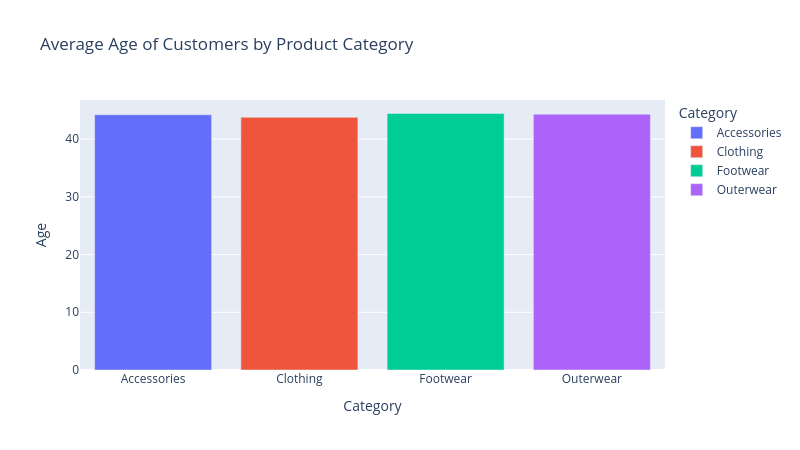

Notebook cell for this chart:
### Code cell
avg_age_Cate = df.groupby(['Category'])['Age'].mean().reset_index()
print(avg_age_Cate)
px.bar(
    avg_age_Cate,
    x='Category',
    y='Age',
    title='Average Age of Customers by Product Category',
    width=800,
    height=450,
    color ='Category'
)

### Figure 1 — Plotly figure (JSON) as saved in the notebook; plotly's stock layout.template omitted (floating-point values rounded to 4 significant figures)
{"data": [{"alignmentgroup": "True", "hovertemplate": "Category=%{x}<br>Age=%{y}<extra></extra>", "legendgroup": "Accessories", "marker": {"color": "#636efa", "pattern": {"shape": ""}}, "name": "Accessories", "offsetgroup": "Accessories", "orientation": "v", "showlegend": true, "textposition": "auto", "type": "bar", "x": ["Accessories"], "xaxis": "x", "y": [44.22], "yaxis": "y"}, {"alignmentgroup": "True", "hovertemplate": "Category=%{x}<br>Age=%{y}<extra></extra>", "legendgroup": "Clothing", "marker": {"color": "#EF553B", "pattern": {"shape": ""}}, "name": "Clothing", "offsetgroup": "Clothing", "orientation": "v", "showlegend": true, "textposition": "auto", "type": "bar", "x": ["Clothing"], "xaxis": "x", "y": [43.78], "yaxis": "y"}, {"alignmentgroup": "True", "hovertemplate": "Category=%{x}<br>Age=%{y}<extra></extra>", "legendgroup": "Footwear", "marker": {"color": "#00cc96", "pattern": {"shape": ""}}, "name": "Footwear", "offsetgroup": "Footwear", "orientation": "v", "showlegend": true, "textposition": "auto", "type": "bar", "x": ["Footwear"], "xaxis": "x", "y": [44.44], "yaxis": "y"}, {"alignmentgroup": "True", "hovertemplate": "Category=%{x}<br>Age=%{y}<extra></extra>", "legendgroup": "Outerwear", "marker": {"color": "#ab63fa", "pattern": {"shape": ""}}, "name": "Outerwear", "offsetgroup": "Outerwear", "orientation": "v", "showlegend": true, "textposition": "auto", "type": "bar", "x": ["Outerwear"], "xaxis": "x", "y": [44.31], "yaxis": "y"}], "layout": {"barmode": "relative", "height": 450, "legend": {"title": {"text": "Category"}, "tracegroupgap": 0}, "title": {"text": "Average Age of Customers by Product Category"}, "width": 800, "xaxis": {"anchor": "y", "autorange": true, "categoryarray": ["Accessories", "Clothing", "Footwear", "Outerwear"], "categoryorder": "array", "domain": [0, 1], "range": [-0.5, 3.5], "title": {"text": "Category"}, "type": "category"}, "yaxis": {"anchor": "x", "autorange": true, "domain": [0, 1], "range": [0, 46.78], "title": {"text": "Age"}, "type": "linear"}}}
